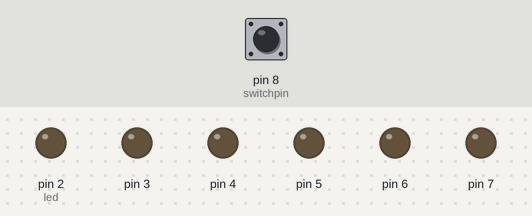
A sketch run on a simulated Arduino Uno, built with avr-gcc and run on an emulated ATmega328P. Shown: output pins drawn as LEDs (lit = HIGH). The inputs (shaded band) are chosen by the test bench; at power-on: pin 8 (switchpin) LOW.

Above: at 0.3 s.
At 0.9 s:
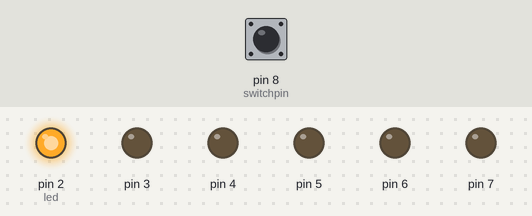
At 1.5 s:
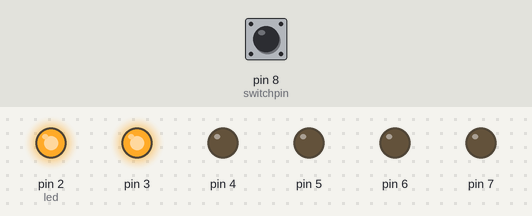
At 2.1 s:
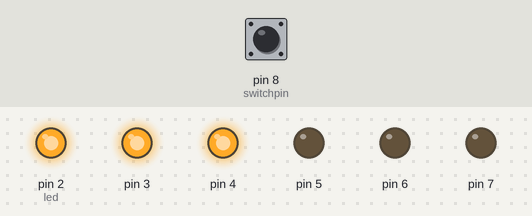
Timing chart, 0 to 3.0 s (numbered marks = the images above):
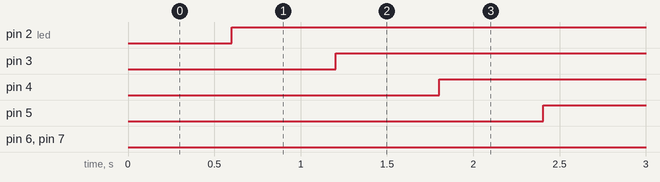

The sketch:

Project-08-LEDTiltSwitch.ino
```cpp
//Tilt switch input
const int switchpin = 8;

//Time since last LED change
unsigned long previousTime = 0;

//Tilt switch states
int switchState = 0;
int prevSwitchState = 0;

//Which LED to turn on - starting at pin 2
int led = 2;

//Interval between LED turn on - 1 min
long interval = 600;

//Flag for toggling odd/even LEDs
bool toggle = true;


void setup(){

  //Set LED output pins - 2 to 8
  for(int x = 2; x<8; x++)
    pinMode(x, OUTPUT);

  //Set input pin for tilt switch
  pinMode(switchpin, INPUT);


}


void loop(){

  //Read current time
  unsigned long currentTime = millis();


  //Calc time diff
  if(currentTime - previousTime > interval){
    previousTime = currentTime;

    if(led <= 7)
      digitalWrite(led++, HIGH); //Turn LED on and increment
    else{

      for(int x = 2; x < 8; x++){

        //If it's an even LED - turn off
        if(x%2 == 0 && toggle)
          digitalWrite(x, LOW);
        else if(x%2 == 0 && !toggle)
          digitalWrite(x, HIGH);

        //If it's an odd LED - turn on
        if(x%2 != 0 && toggle)
          digitalWrite(x, HIGH);
        else if(x%2 != 0 && !toggle)
          digitalWrite(x, LOW);


      }

      toggle = !toggle;
    }


  }


  //Get tilt switch state
  switchState = digitalRead(switchpin);

  //Change in direction - reset
  if(switchState != prevSwitchState){

    for(int x = 2; x < 8; x++)
      digitalWrite(x,LOW);

    led = 2;
    previousTime = currentTime;

  }

    prevSwitchState = switchState;

}
```

Measured:
- by itself, pin 2 (led), pin 3–6: repeats every 1.2 s: LOW 0.60 s, HIGH 0.60 s
- by itself, pin 7: LOW → HIGH at 3.6 s, → LOW 1.2 s later, → HIGH 0.60 s later, → LOW 0.60 s later, … (60 changes in this stretch)
